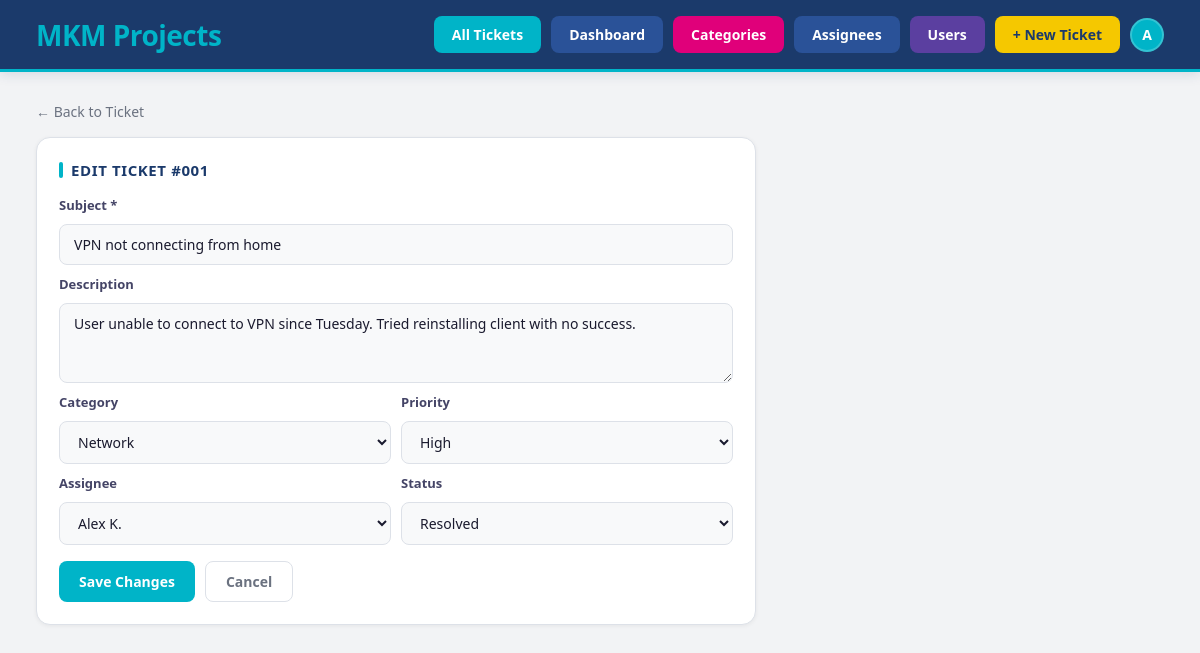
The page /ticket/1/edit (signed in) on the database its author committed.
### tables this page shows
CREATE TABLE users (
    id            INTEGER PRIMARY KEY AUTOINCREMENT,
    username      TEXT NOT NULL UNIQUE,
    password_hash TEXT NOT NULL,
    display_name  TEXT,
    role          TEXT NOT NULL DEFAULT 'agent',
    created_at    TEXT NOT NULL DEFAULT (datetime('now'))
);

CREATE TABLE tickets (
    id          INTEGER PRIMARY KEY AUTOINCREMENT,
    subject     TEXT NOT NULL,
    description TEXT,
    category_id INTEGER REFERENCES categories(id),
    priority    TEXT NOT NULL DEFAULT 'Medium',
    status      TEXT NOT NULL DEFAULT 'Open',
    assignee    TEXT,
    created_at  TEXT NOT NULL DEFAULT (date('now')),
    updated_at  TEXT NOT NULL DEFAULT (date('now'))
, total_time_spent REAL DEFAULT 0);

CREATE TABLE categories (
    id      INTEGER PRIMARY KEY AUTOINCREMENT,
    name    TEXT NOT NULL,
    color   TEXT NOT NULL DEFAULT 'cyan'
);

CREATE TABLE assignees (
    id   INTEGER PRIMARY KEY AUTOINCREMENT,
    name TEXT NOT NULL UNIQUE
);

### app.py (the view, shortened to what this page needs)
@app.route("/ticket/<int:ticket_id>/edit", methods=["GET", "POST"])
@login_required
def edit_ticket(ticket_id):
    db     = get_db()
    ticket = db.execute("SELECT * FROM tickets WHERE id = ?", (ticket_id,)).fetchone()
    if ticket is None:
        return "Ticket not found", 404
    categories = db.execute("SELECT * FROM categories ORDER BY name").fetchall()
    assignees  = db.execute("SELECT * FROM assignees ORDER BY name").fetchall()
    return render_template("edit_ticket.html", ticket=ticket, categories=categories, assignees=assignees)

### app.py (called while the page is built)
def get_db():
    if "db" not in g:
        g.db = sqlite3.connect(DB_PATH)
        g.db.row_factory = sqlite3.Row
    return g.db

@login_manager.user_loader
def load_user(user_id):
    db  = get_db()
    row = db.execute("SELECT * FROM users WHERE id = ?", (user_id,)).fetchone()
    if row is None:
        return None
    return User(row["id"], row["username"], row["display_name"], row["role"])

### templates/edit_ticket.html (shortened to what this page needs)
{% extends "base.html" %}
{% block content %}
<a href="{{ url_for('ticket_detail', ticket_id=ticket['id']) }}" class="back-link">← Back to Ticket</a>
<div class="panel" style="max-width:720px">
  <h2>Edit Ticket #{{ '%03d'|format(ticket['id']) }}</h2>
  <form method="POST" class="stack-form">
    <div class="form-group">
      <label>Subject *</label>
      <input type="text" name="subject" value="{{ ticket['subject'] }}" required>
    </div>
    <div class="form-group">
      <label>Description</label>
      <textarea name="description">{{ ticket['description'] or '' }}</textarea>
    </div>
    <div class="form-row">
      <div class="form-group">
        <label>Category</label>
        <select name="category_id">
          {% for cat in categories %}
          <option value="{{ cat['id'] }}" {% if ticket['category_id'] == cat['id'] %}selected{% endif %}>{{ cat['name'] }}</option>
          {% endfor %}
        </select>
      </div>
      <div class="form-group">
        <label>Priority</label>
        <select name="priority">
          {% for p in ['High','Medium','Low'] %}
          <option value="{{ p }}" {% if ticket['priority'] == p %}selected{% endif %}>{{ p }}</option>
          {% endfor %}
        </select>
      </div>
    </div>
    <div class="form-row">
      <div class="form-group">
        <label>Assignee</label>
        <select name="assignee">
          {% for a in assignees %}
          <option value="{{ a['name'] }}" {% if ticket['assignee'] == a['name'] %}selected{% endif %}>{{ a['name'] }}</option>
          {% endfor %}
        </select>
      </div>
      <div class="form-group">
        <label>Status</label>
        <select name="status">
          {% for s in ['Open','In Progress','Resolved','Closed'] %}
          <option value="{{ s }}" {% if ticket['status'] == s %}selected{% endif %}>{{ s }}</option>
          {% endfor %}
        </select>
      </div>
    </div>
    <div style="display:flex;gap:10px;margin-top:6px">
      <button type="submit">Save Changes</button>
      <a href="{{ url_for('ticket_detail', ticket_id=ticket['id']) }}" class="btn btn-ghost">Cancel</a>
    </div>
  </form>
</div>
{% endblock %}

### templates/base.html (shortened to what this page needs)
<!DOCTYPE html>
<html lang="en">
<head>
  <link rel="stylesheet" href="{{ url_for('static', filename='style.css') }}">
</head>
<body>
  <nav class="navbar">
    <div class="navbar-brand">
      <h1><span class="mkm-m1">M</span><span class="mkm-k">K</span><span class="mkm-m2">M</span> <span class="mkm-projects">Projects</span></h1>
    </div>
    <div class="nav-links">
      <a href="{{ url_for('index') }}"      class="nav-link">All Tickets</a>
      <a href="{{ url_for('dashboard') }}"  class="nav-link navy">Dashboard</a>
      <a href="{{ url_for('categories') }}" class="nav-link magenta">Categories</a>
      <a href="{{ url_for('assignees') }}"  class="nav-link" style="background:var(--navy-light)">Assignees</a>
      {% if current_user.role == 'admin' %}
      <a href="{{ url_for('manage_users') }}" class="nav-link" style="background:#5b3fa0">Users</a>
      {% endif %}
      <a href="{{ url_for('new_ticket') }}"  class="nav-link" style="background:var(--yellow);color:var(--navy)">+ New Ticket</a>
      <div class="user-menu">
        <div class="user-avatar">{{ current_user.display_name[0].upper() }}</div>
      </div>
    </div>
  </nav>
  <main class="container">
    {% block content %}{% endblock %}
  </main>
</body>
</html>

### static/style.css (style rules this page uses)
* { box-sizing: border-box; margin: 0; padding: 0; }
:root { --navy: #1B3A6B; --navy-light: #2a5298; --navy-dim: #122a52; --cyan: #00B4C8; --cyan-dim: #007A8A; --cyan-light: #E0F7FA; --cyan-text: #004E5A; --magenta: #E0007A; --magenta-dim: #9A0055; --magenta-light: #FCE4F0; --magenta-text: #6B003C; --yellow: #F5C800; --yellow-dim: #B89200; --yellow-light: #FFFBE0; --yellow-text: #7A6000; --bg: #F2F3F5; --bg2: #e8eaed; --surface: #ffffff; --surface2: #f8f9fa; --border: #dde1e8; --text: #1a1a2e; --text-mid: #444466; --text-dim: #6b7280; --white: #ffffff; }
body { font-family: 'Segoe UI', Arial, sans-serif; background: var(--bg); color: var(--text); min-height: 100vh; }
.navbar { background: var(--navy); border-bottom: 3px solid var(--cyan); padding: 16px 36px; display: flex; justify-content: space-between; align-items: center; position: sticky; top: 0; z-index: 100; box-shadow: 0 2px 12px rgba(27,58,107,0.15); }
.navbar-brand h1 { font-size: 20px; font-weight: 800; color: var(--white); letter-spacing: -0.3px; }
.navbar-brand h1 span { color: var(--cyan); }
.nav-links { display: flex; gap: 10px; align-items: center; }
.nav-link { background: var(--cyan); color: white; text-decoration: none; padding: 9px 18px; border-radius: 8px; font-weight: 700; font-size: 14px; transition: background 0.2s; display: inline-flex; align-items: center; gap: 6px; }
.nav-link.navy { background: var(--navy-light); }
.nav-link.magenta { background: var(--magenta); }
.container { padding: 28px 36px; max-width: 1400px; margin: 0 auto; }
.panel { background: var(--surface); border: 1px solid var(--border); border-radius: 14px; padding: 22px; margin-bottom: 22px; box-shadow: 0 1px 4px rgba(0,0,0,0.06); }
.panel h2 { font-size: 15px; font-weight: 800; color: var(--navy); text-transform: uppercase; letter-spacing: 0.6px; margin-bottom: 16px; display: flex; align-items: center; gap: 8px; }
.panel h2::before { content: ''; display: inline-block; width: 4px; height: 16px; background: var(--cyan); border-radius: 2px; }
input, select, textarea { background: var(--surface2); border: 1px solid var(--border); color: var(--text); padding: 10px 14px; border-radius: 8px; font-size: 14px; outline: none; transition: border-color 0.2s; font-family: 'Segoe UI', Arial, sans-serif; }
textarea { min-height: 80px; resize: vertical; }
label { font-size: 13px; color: var(--text-mid); font-weight: 600; display: block; margin-bottom: 5px; }
button, .btn { background: var(--cyan); color: white; border: none; padding: 10px 20px; border-radius: 8px; font-size: 14px; font-weight: 700; cursor: pointer; text-decoration: none; transition: background 0.2s; display: inline-flex; align-items: center; gap: 6px; font-family: 'Segoe UI', Arial, sans-serif; }
.btn-ghost { background: transparent; border: 1px solid var(--border); color: var(--text-dim); }
.back-link { color: var(--text-dim); text-decoration: none; font-size: 14px; display: inline-flex; align-items: center; gap: 6px; margin-bottom: 16px; }
.stack-form { display: flex; flex-direction: column; gap: 10px; }
.form-row { display: grid; grid-template-columns: 1fr 1fr; gap: 10px; }
.form-group { display: flex; flex-direction: column; gap: 5px; }
.navbar-brand h1 { font-size: 28px; font-weight: 900; letter-spacing: -0.5px; line-height: 1; }
.mkm-m1 { color: var(--cyan); }
.mkm-k { color: var(--magenta); }
.mkm-m2 { color: var(--yellow); }
.mkm-projects { color: var(--white); }
.user-menu { position: relative; display: inline-flex; align-items: center; }
.user-avatar { width: 34px; height: 34px; border-radius: 50%; background: var(--cyan); color: var(--white); font-weight: 800; font-size: 14px; display: flex; align-items: center; justify-content: center; cursor: pointer; flex-shrink: 0; border: 2px solid rgba(255,255,255,0.2); transition: border-color 0.15s; }

### rows shown on the page
users: display_name "A"
tickets: id "001", subject "VPN not connecting from home", description "User unable to connect to VPN since Tuesday. Tried reinstalling client with no success.", category_id "Network", priority "High", assignee "Alex K.", status "Resolved"
